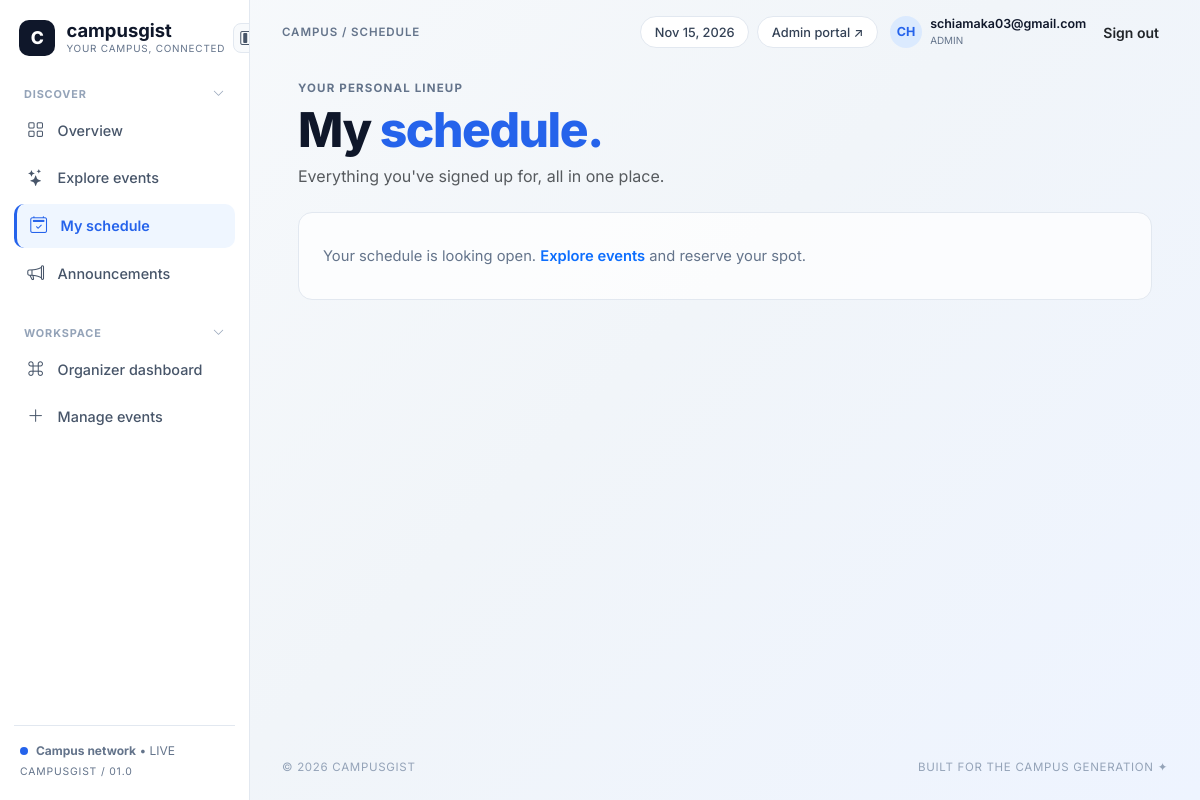
Page /schedule.php?matric=100100300 (signed in) on the earlier database version.
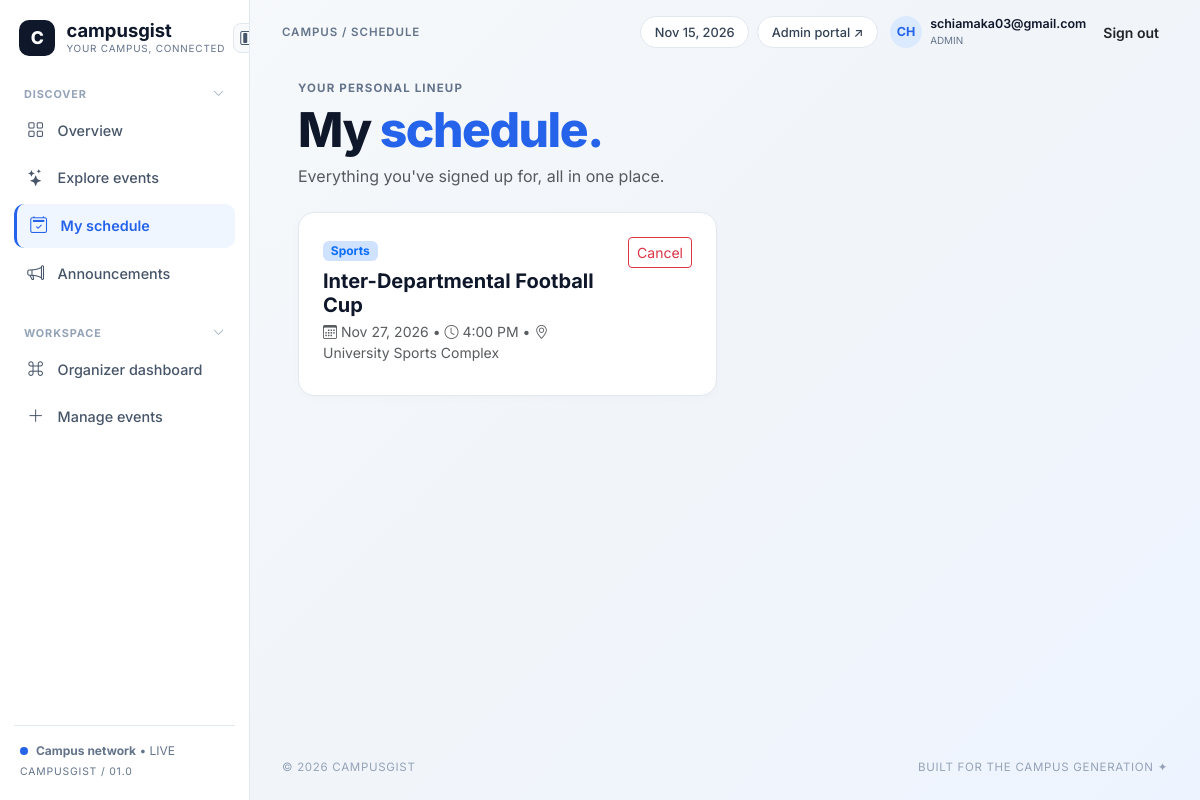
Same page on the later database version.
### tables this page shows
CREATE TABLE `registrations` (
  `id` int(11) NOT NULL,
  `event_id` int(11) NOT NULL,
  `student_name` varchar(120) NOT NULL,
  `matric_no` varchar(30) NOT NULL,
  `email` varchar(120) NOT NULL,
  `registered_at` timestamp NOT NULL DEFAULT current_timestamp()
);

CREATE TABLE `events` (
  `id` int(11) NOT NULL,
  `title` varchar(150) NOT NULL,
  `category` enum('Academic','Tech & Innovation','Sports','Social & Cultural') NOT NULL,
  `description` text NOT NULL,
  `event_date` date NOT NULL,
  `event_time` time NOT NULL,
  `venue` varchar(120) NOT NULL,
  `capacity` int(11) DEFAULT 100,
  `created_at` timestamp NOT NULL DEFAULT current_timestamp()
);

### includes/db_connect.php (called while the page is built, shortened)
<?php
function e($string) {
    return htmlspecialchars((string)$string, ENT_QUOTES, 'UTF-8');
}
?>

### schedule.php (the view, shortened to what this page needs)
<?php
require_once __DIR__ . '/includes/db_connect.php';
require_once __DIR__ . '/includes/header.php';
$lookup_matric = strtoupper(trim($_GET['matric'] ?? ($_SESSION['matric_no'] ?? '')));
$registrations = [];
if ($lookup_matric) {
    $stmt = $conn->prepare("SELECT r.id AS reg_id, r.registered_at, e.*
                            FROM registrations r
                            JOIN events e ON r.event_id = e.id
                            WHERE r.matric_no = ?
                            ORDER BY e.event_date ASC, e.event_time ASC");
    $stmt->bind_param("s", $lookup_matric);
    $stmt->execute();
    $res = $stmt->get_result();
    while ($row = $res->fetch_assoc()) {
        $registrations[] = $row;
    }
}
?>
<div class="mb-4">
    <div class="eyebrow-text">Your Personal Lineup</div>
    <h1 class="hero-heading mb-2">My <span>schedule.</span></h1>
    <p class="text-muted mb-0">Everything you've signed up for, all in one place.</p>
</div>
<?php if (count($registrations) > 0): ?>
    <div class="row g-3">
        <?php foreach ($registrations as $item): ?>
            <div class="col-md-6">
                <div class="cg-card d-flex justify-content-between align-items-start gap-3">
                    <div>
                        <span class="badge bg-primary-subtle text-primary mb-2"><?= e($item['category']) ?></span>
                        <h5 class="fw-bold mb-1"><?= e($item['title']) ?></h5>
                        <div class="small text-muted mb-2">
                            <i class="bi bi-calendar3"></i> <?= date('M j, Y', strtotime($item['event_date'])) ?> &bull;
                            <i class="bi bi-clock"></i> <?= date('g:i A', strtotime($item['event_time'])) ?> &bull;
                            <i class="bi bi-geo-alt"></i> <?= e($item['venue']) ?>
                        </div>
                    </div>
                    <form method="POST" action="schedule.php">
                        <button type="submit" class="btn btn-sm btn-outline-danger">Cancel</button>
                    </form>
                </div>
            </div>
        <?php endforeach; ?>
    </div>
<?php else: ?>
    <div class="empty-state-box">
        Your schedule is looking open. <a href="events.php" class="text-primary fw-semibold text-decoration-none">Explore events</a> and reserve your spot.
    </div>
<?php endif; ?>
<?php require_once __DIR__ . '/includes/footer.php'; ?>

Differences in the rows shown:
added registrations: event.category "Sports", event.title "Inter-Departmental Football Cup", event.event_date "Nov 27, 2026", event.event_time "4:00 PM", event.venue "University Sports Complex"
Other differences:
text no longer shown: "Your schedule is looking open. Explore events and reserve your spot."
